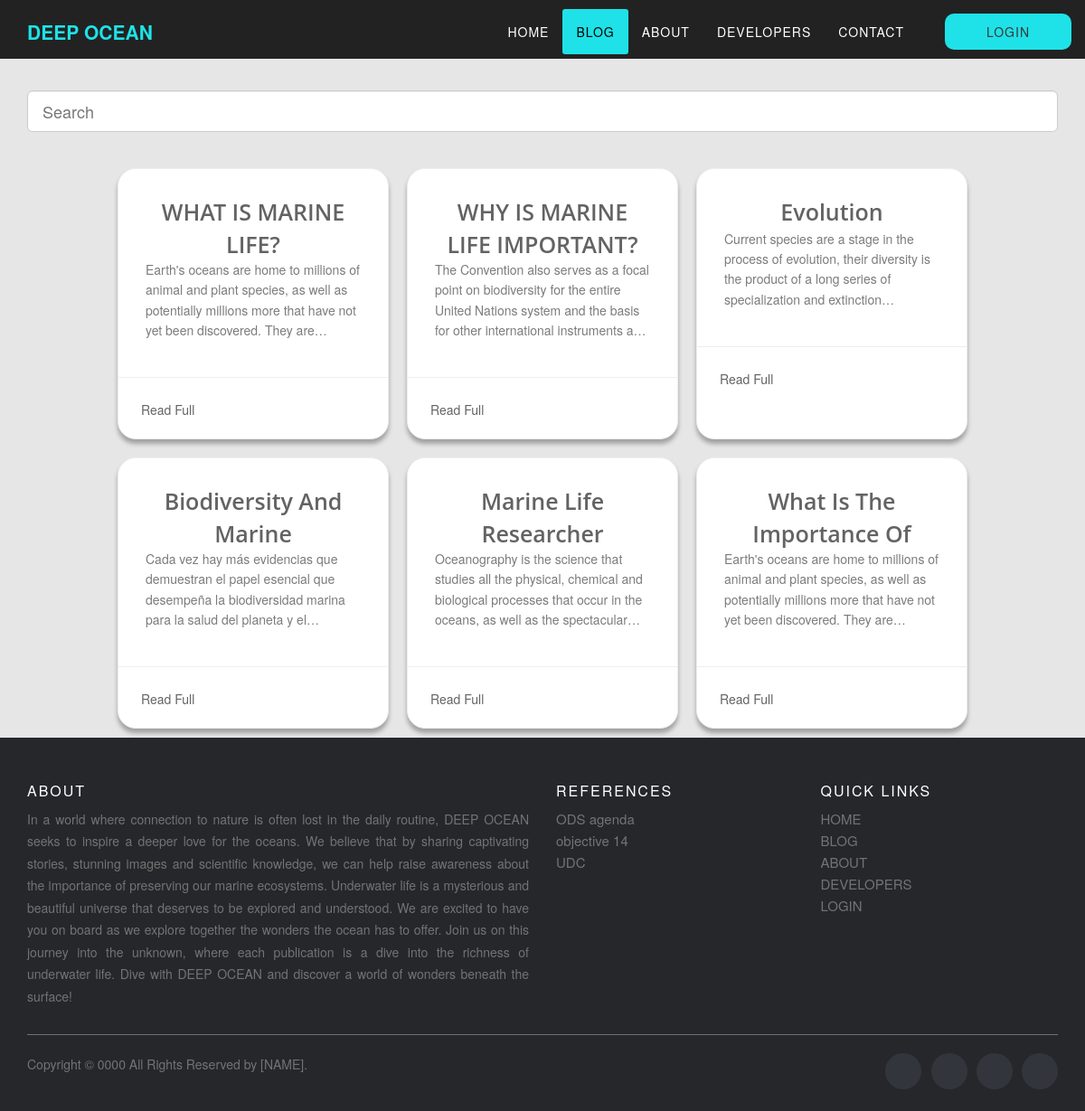
Screenshot of /blog.php with the database file from the repository.
### tables this page shows
CREATE TABLE `texts` (
  `eCodeTexts` int(11) NOT NULL,
  `tContenidoTexts` varchar(1000) NOT NULL,
  `ePosicionTexts` int(11) NOT NULL,
  `epublicacionTexts` int(11) NOT NULL
);

CREATE TABLE `publicaciones` (
  `eCodePublicaciones` int(11) NOT NULL,
  `eUserPublicaciones` int(11) NOT NULL,
  `tTitlePublicaciones` varchar(100) NOT NULL,
  `fCreationPublicaciones` datetime NOT NULL,
  `fUpdatePublicaciones` datetime DEFAULT NULL,
  `eUpdatePublicaciones` int(11) DEFAULT NULL,
  `eCategoriaPublicaciones` int(11) NOT NULL,
  `bStatusPublicaciones` tinyint(1) NOT NULL
);

### db/conexion.php (called while the page is built)
<?php
	class Conexion
	{
        private $host;
        private $db;
        private $user;
        private $password;
        private $charset;
        public function __construct(){
            $this->host     = "localhost";
            $this->db       = "pag_pi";
            $this->user     = "root";
            $this->password = "";
            $this->charset  = "utf8mb4";
        }
        function connect(){
            try{
                $connection = "mysql:host=" . $this->host . ";dbname=". $this->db . ";charset=" . $this->charset;
                $options = [
                    PDO::ATTR_ERRMODE           => PDO::ERRMODE_EXCEPTION,
                    PDO::ATTR_EMULATE_PREPARES  => false,
                ];
                $pdo = new PDO($connection, $this->user, $this->password, $options);
                return $pdo;
            }catch(PDOException $e){
                print_r("Error connection: " . $e-> getMessage());
            }
        }
	}
?>

### db/peticiones/blog.php (called while the page is built, shortened)
<?php
include ("./db/conexion.php");
class Contacto extends Conexion {
    public function obtenerTodasLasPublicaciones() {
        $query = $this->connect()->query("SELECT p.eCodePublicaciones, p.tTitlePublicaciones, t.tContenidoTexts
        FROM publicaciones p
        INNER JOIN texts t On t.ePublicacionTexts = p.eCodePublicaciones
        INNER JOIN categorias c ON c.eCodeCategorias = p.eCategoriaPublicaciones
        WHERE t.ePosicionTexts = 1
        AND p.bStatusPublicaciones = 1
        AND c.bStatusCategorias = 1
        ORDER BY p.eCodePublicaciones DESC;
        ");
        $query->execute();
        if ($query->rowCount()){
            $count = 1;
            foreach ($query as $contenido) {
                $datos['publicacion' . $count] = [
                    'eCodePublicaciones'        =>  $contenido['eCodePublicaciones'],
                    'tTitlePublicaciones'       =>  $contenido['tTitlePublicaciones'],
                    'tContenidoTexts'   =>  $contenido['tContenidoTexts']
                ];
                $count++;
            }
            return $datos;
        } else {
            return false;
        }
    }
}
?>

### blog.php (the view, shortened to what this page needs)
<?php
    include("db/peticiones/blog.php");
    $contacto = new Contacto();
?>
<!DOCTYPE html>
<html lang="en">
    <head>
        <link rel="stylesheet" href="./source/library/jquery/jquery-ui-1.13.2.min.css">
        <link rel="stylesheet" href="./source/library/bootstrap/bootstrap3.2.0.min.css">
        <link rel="stylesheet" href="./source/library/fontawesome-free-5.15.4-web/css/all.min.css">
        <link rel="stylesheet" href="./css/style_navBar.css">
        <link rel="stylesheet" href="./css/style_default.css">
        <link rel="stylesheet" href="./css/style_blog.css">
        <link rel="stylesheet" href="./css/style_footer.css">
    </head>
    <body>
        <header>
            <?php include 'views/navBar.php'; ?>
        </header>
        <section class="container-search">
            <input class="form-control input-lg" type="text" placeholder="Search">
        </section>
        <section class="cards">
        <?php
            $publicaciones = $contacto->obtenerTodasLasPublicaciones();
            if ($publicaciones != false){
                foreach ($publicaciones as $publicacion) {
                    ?>
                        <div class="basic-card basic-card-light">
                            <div class="card-content">
                                <span class="card-title"> <?php echo $publicacion['tTitlePublicaciones']; ?> </span>
                                <p class="card-text">
                                    <?php echo $publicacion['tContenidoTexts']; ?>
                                </p>
                            </div>
                            <div class="card-link">
                                <a href="<?php echo "post?post=" . $publicacion['eCodePublicaciones'] ?>" title="Read Full"><span>Read Full</span></a>
                            </div>
                        </div>
                    <?php
                }
            } else {
                echo "<h1>No hay publicaciones</h1>";
            }
        ?>
        </section>
        <?php include 'views/footer.php'; ?>
    </body>
</html>

### views/navBar.php (shortened to what this page needs)
<?php
    $pagina_actual = basename($_SERVER['PHP_SELF']);
    $currentDir = dirname($_SERVER['PHP_SELF']);
?>
    <nav class="navbar navbar-default navbar-fixed-top navbar-shrink">
        <div class="container">
            <div class="navbar-header page-scroll">
                <a class="navbar-brand page-scroll" href="#page-top">DEEP OCEAN</a>
            </div>
            <div class="collapse navbar-collapse" id="bs-example-navbar-collapse-1">
                <ul class="nav navbar-nav navbar-right">
                    <li class=" <?php if ($pagina_actual == "index.php"){ echo'active'; } ?>">
                        <a class="page-scroll" href="<?php echo $currentDir; ?>/">Home</a>
                    </li>
                    <li class=" <?php if ($pagina_actual == "blog.php"){ echo'active'; } ?>">
                        <a class="page-scroll" href="<?php echo $currentDir; ?>/blog">Blog</a>
                    </li>
                    <li class=" <?php if ($pagina_actual == "about.php"){ echo'active'; } ?>">
                        <a class="page-scroll" href="<?php echo $currentDir; ?>/about">About</a>
                    </li>
                    <li class=" <?php if ($pagina_actual == "developers.php"){ echo'active'; } ?>">
                        <a class="page-scroll" href="<?php echo $currentDir; ?>/developers">Developers</a>
                    </li>
                    <li class=" <?php if ($pagina_actual == "contact.php"){ echo'active'; } ?>">
                        <a class="page-scroll" href="<?php echo $currentDir; ?>/contact">Contact</a>
                    </li>
                    <?php
                        if (isset($_SESSION['idUser'])) {
                            echo '<li class="manage-container">
                                    <a class="page-scroll manage" href="' . $currentDir . '/manage/">Manage</a>
                                </li>
                                <li class="log-out-container">
                                    <a class="page-scroll log-out" href="' . $currentDir . '/db/logout">Logout</a>
                                </li>';
                        } else {
                            echo '<li class="log-in-container">
                                    <a class="page-scroll log-in" href="' . $currentDir . '/login">Login</a>
                                </li>';
                        }
                    ?>
                </ul>
            </div>
        </div>
    </nav>

### views/footer.php
  <footer class="site-footer">
      <div class="container">
        <div class="row">
          <div class="col-sm-12 col-md-6">
            <h6>About</h6>
            <p class="text-justify">In a world where connection to nature is often lost in the daily routine, DEEP OCEAN seeks to inspire a deeper love for the oceans. We believe that by sharing captivating stories, stunning images and scientific knowledge, we can help raise awareness about the importance of preserving our marine ecosystems. Underwater life is a mysterious and beautiful universe that deserves to be explored and understood. We are excited to have you on board as we explore together the wonders the ocean has to offer. Join us on this journey into the unknown, where each publication is a dive into the richness of underwater life. Dive with DEEP OCEAN and discover a world of wonders beneath the surface!</p>
          </div>
          <div class="col-xs-6 col-md-3">
            <h6>References</h6>
            <ul class="footer-links">
              <li><a href="https://sdgs.un.org/es/goals">ODS agenda</a></li>
              <li><a href="https://www.un.org/sustainabledevelopment/es/oceans/">objective 14</a></li>
              <li><a href="hhttps://www.ucol.mx/">UDC</a></li>
            </ul>
          </div>
          <div class="col-xs-6 col-md-3">
            <h6>Quick Links</h6>
            <ul class="footer-links">
              <li><a href="<?php echo $currentDir; ?>/">HOME</a></li>
              <li><a href="<?php echo $currentDir; ?>/blog">BLOG</a></li>
              <li><a href="<?php echo $currentDir; ?>/about">ABOUT</a></li>
              <li><a href="<?php echo $currentDir; ?>/developers">DEVELOPERS</a></li>
              <li><a href="<?php echo $currentDir; ?>/login">LOGIN</a></li>
            </ul>
          </div>
        </div>
        <hr>
      </div>
      <div class="container">
        <div class="row">
          <div class="col-md-8 col-sm-6 col-xs-12">
            <p class="copyright-text">Copyright &copy; 0000 All Rights Reserved by
         <a href="#">[NAME]</a>.
            </p>
          </div>
          <div class="col-md-4 col-sm-6 col-xs-12">
            <ul class="social-icons">
              <li><a class="facebook" href="#"><i class="fa fa-facebook" aria-hidden="true"></i></a></li>
              <li><a class="twitter" href="#"><i class="fa fa-twitter"></i></a></li>
              <li><a class="dribbble" href="#"><i class="fa fa-dribbble"></i></a></li>
              <li><a class="linkedin" href="#"><i class="fa fa-linkedin"></i></a></li>
            </ul>
          </div>
        </div>
      </div>
</footer>

### css/style_navBar.css (style rules this page uses)
body { overflow-x: hidden; font-family: "Roboto Slab", "Helvetica Neue", Helvetica, Arial, sans-serif; min-height: 100vh; display: flex; flex-direction: column; }
p { font-size: 14px; line-height: 1.75; }
a, a:hover, a:focus, a:active, a.active { outline: 0; }
a { color: #1ee2e7; }
.navbar-default { font-weight: bold; }
.navbar-default { border-color: transparent; background-color: #222; }
.navbar-default .navbar-brand { font-family: "Kaushan Script", "Helvetica Neue", Helvetica, Arial, cursive; color: #1ee2e7; }
.navbar-default .navbar-collapse { border-color: rgba(255, 255, 255, 0.02); }
.navbar-default .nav li a { text-transform: uppercase; font-family: Montserrat, "Helvetica Neue", Helvetica, Arial, sans-serif; font-weight: 400; letter-spacing: 1px; color: #fff; transition: all .3s; }
.navbar-default .navbar-nav > .active > a { border-radius: 0; color: #000000; background-color: #1ee2e7; transition: all .3s; }
.log-in { background-color: #1ee2e7; border-radius: 10px; color: #383838 !important; transition: .3s all; margin-left: 3rem; }
.log-in, .log-out, .manage { margin-top: .5rem; padding: 1rem .5rem !important; }
.manage-container, .log-in-container, .log-out-container { margin-left: 2rem !important; }
.log-in-container, .log-out-container, .manage-container { margin: 0 auto; float: left; width: 150px; text-align: center; margin-bottom: 1rem; }
.log-in-container a, .log-out-container a, .manage-container a { margin-left: 1rem; }
header { max-height: 65px; height: 100%; }
@media (min-width: 768px) { nav { display: inline-block !important; max-height: 65px; } }
@media (min-width: 768px) { .navbar-default { padding: 25px 0; border: 0; background-color: transparent; -webkit-transition: padding 0.3s; -moz-transition: padding 0.3s; transition: padding 0.3s; } }
@media (min-width: 768px) { .navbar-default .navbar-brand { font-size: 2em; -webkit-transition: all 0.3s; -moz-transition: all 0.3s; transition: all 0.3s; } }
@media (min-width: 768px) { .navbar-default .navbar-nav > .active > a { border-radius: 3px; } }
@media (min-width: 768px) { .navbar-default.navbar-shrink { padding: 10px 0; background-color: #222; } }
@media (min-width: 768px) { .navbar-default.navbar-shrink .navbar-brand { font-size: 1.5em; } }

### css/style_blog.css (style rules this page uses)
body { background: #e6e6e6; }
.container-search { margin: 0 auto; margin-top: 10rem; max-width: 1140px; width: 100%; }
.cards { margin: 0 auto; margin-top: 3rem; max-width: 1140px; display: flex; flex-wrap: wrap; justify-content: center; }
.basic-card { width:300px; position: relative; max-height: 300px; overflow: hidden; margin: 1rem; background: white; border-radius: 20px; -webkit-box-shadow: 0px 5px 5px 0px rgba(0,0,0,0.3); -moz-box-shadow: 0px 5px 5px 0px rgba(0,0,0,0.3); -o-box-shadow: 0px 5px 5px 0px rgba(0,0,0,0.3); box-shadow: 0px 5px 5px 0px rgba(0,0,0,0.3); }
.basic-card .card-content { padding: 30px; }
.basic-card .card-title { font-size: 25px; font-family: 'Open Sans', sans-serif; max-height: 70px; max-width: 90% !important; width: 90% !important; overflow: hidden; white-space: normal; text-overflow: ellipsis; display: -webkit-box; -webkit-line-clamp: 2; -webkit-box-orient: vertical; margin-bottom: 10px; color: #252525; font-weight: 600; text-transform: capitalize; text-align: center; display: block; margin: 0 auto; text-align: center; }
.basic-card .card-text { line-height: 1.6; }
.basic-card .card-link { padding: 25px; width: -webkit-fill-available; margin-top: auto; }
.basic-card .card-link a { text-decoration: none; position: relative; padding: 10px 0px; }
.basic-card .card-link a:after { top: 30px; content: ""; display: block; height: 2px; left: 50%; position: absolute; width: 0; -webkit-transition: width 0.3s ease 0s, left 0.3s ease 0s; -moz-transition: width 0.3s ease 0s, left 0.3s ease 0s; -o-transition: width 0.3s ease 0s, left 0.3s ease 0s; transition: width 0.3s ease 0s, left 0.3s ease 0s; }
.basic-card-light { border: 1px solid #eee; }
.basic-card-light .card-title, .basic-card-light .card-link a { color: #636363; }
.basic-card-light .card-text { color: #7b7b7b; min-height: 90px; display: -webkit-box; -webkit-line-clamp: 4; -webkit-box-orient: vertical; overflow: hidden; }
.basic-card-light .card-link { border-top: 1px solid #eee; }
.basic-card-light .card-link a:after { background:#636363; }

### rows the page displays
texts: epublicacionTexts.tTitlePublicaciones "WHAT IS MARINE LIFE?", tContenidoTexts "Earth's oceans are home to millions of animal and plant species, as well as potentially millions more that have not yet been discovered. They…"
texts: epublicacionTexts.tTitlePublicaciones "WHY IS MARINE LIFE IMPORTANT?", tContenidoTexts "The Convention also serves as a focal point on biodiversity for the entire United Nations system and the basis for other international instruments…"
texts: epublicacionTexts.tTitlePublicaciones "Evolution", tContenidoTexts "Current species are a stage in the process of evolution, their diversity is the product of a long series of specialization and…"
texts: epublicacionTexts.tTitlePublicaciones "Biodiversity And…", tContenidoTexts "Cada vez hay más evidencias que demuestran el papel esencial que desempeña la biodiversidad marina para la salud del planeta y…"
texts: epublicacionTexts.tTitlePublicaciones "Marine Life Researcher", tContenidoTexts "Oceanography is the science that studies all the physical, chemical and biological processes that occur in the oceans, as well as the…"
texts: epublicacionTexts.tTitlePublicaciones "What Is The Importance…", tContenidoTexts "Earth's oceans are home to millions of animal and plant species, as well as potentially millions more that have not yet been discovered. They…"
